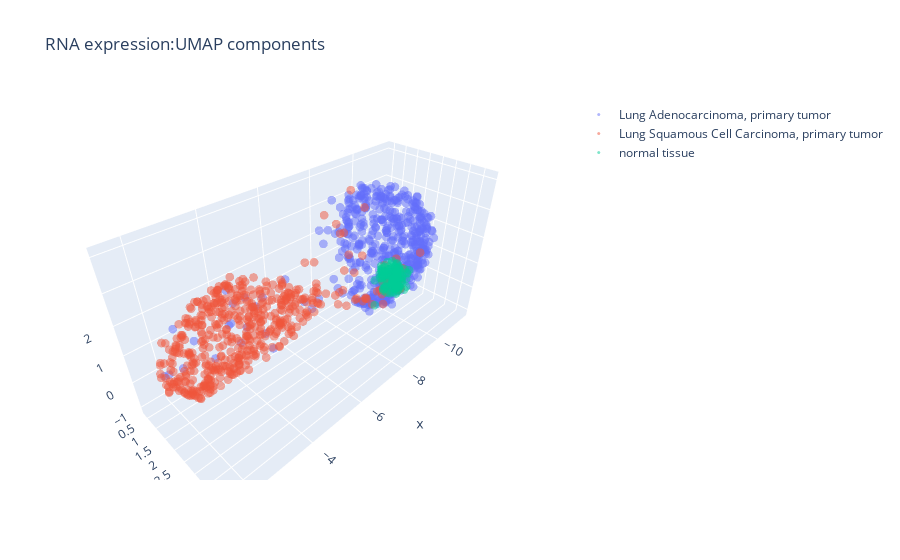

The notebook cell this image was saved under:
### Code cell
# short exploratory
# 1. dimension reduction
# 2. plot the differential targets
red = 'UMAP'
reduceR = UMAP(n_components=3, random_state=323, n_neighbors=50) #UMAP(n_components=3)
reduceR.fit(RNAex.loc[:, rnaID_include])


fig = go.Figure(layout={'title': 'RNA expression:'+red+' components'})
# Configure the trace.
reduceD = reduceR.transform(RNAex.loc[(RNAex['Diagnosis']=='Lung Adenocarcinoma') & 
                                      (RNAex['Sample Type']=='Primary Tumor'), rnaID_include])
fig.add_trace(go.Scatter3d(
    x=reduceD[:,0], 
    y=reduceD[:,1],
    z=reduceD[:,2], 
    mode='markers',
    marker={
        'size': 3,
        'opacity': 0.5,
    },
    name='Lung Adenocarcinoma, primary tumor'
)
)

reduceD = reduceR.transform(RNAex.loc[(RNAex['Diagnosis']=='Lung Squamous Cell Carcinoma') & 
                                      (RNAex['Sample Type']=='Primary Tumor'), rnaID_include])
fig.add_trace(go.Scatter3d(
    x=reduceD[:,0], 
    y=reduceD[:,1],
    z=reduceD[:,2], 
    mode='markers',
    marker={
        'size': 3,
        'opacity': 0.5,
    },
    name='Lung Squamous Cell Carcinoma, primary tumor'
)
)

reduceD = reduceR.transform(RNAex.loc[(RNAex['Sample Type']=='Solid Tissue Normal'), rnaID_include])
fig.add_trace(go.Scatter3d(
    x=reduceD[:,0], 
    y=reduceD[:,1], 
    z=reduceD[:,2], 
    mode='markers',
    marker={
        'size': 3,
        'opacity': 0.5,
    },
    name='normal tissue'
)
)


# Configure the layout.
layout = go.Layout(
    margin={'l': 0, 'r': 0, 'b': 0, 't': 0}
)
plotly.offline.iplot(fig)

### Figure 1 — Plotly figure (JSON) as saved in the notebook; plotly's stock layout.template omitted (floating-point values rounded to 4 significant figures; data arrays with more than 128 entries replaced by an {"elided": "..."} marker saying what was removed)
{"data": [{"marker": {"opacity": 0.5, "size": 3}, "mode": "markers", "name": "Lung Adenocarcinoma, primary tumor", "type": "scatter3d", "x": {"elided": "511 float values"}, "y": {"elided": "511 float values"}, "z": {"elided": "511 float values"}}, {"marker": {"opacity": 0.5, "size": 3}, "mode": "markers", "name": "Lung Squamous Cell Carcinoma, primary tumor", "type": "scatter3d", "x": {"elided": "498 float values"}, "y": {"elided": "498 float values"}, "z": {"elided": "498 float values"}}, {"marker": {"opacity": 0.5, "size": 3}, "mode": "markers", "name": "normal tissue", "type": "scatter3d", "x": [-11.26, -11.11, -10.88, -10.39, -11.38, -9.551, -10.88, -11.14, -11.36, -10.57, -10.6, -11.58, -11.24, -11.2, -11.06, -10.36, -11.19, -11.06, -11.41, -10.78, -10.99, -10.55, -10.96, -11.2, -10.71, -11.11, -11.49, -11.46, -10.9, -11.32, -11.05, -11.17, -11.16, -11.23, -11.34, -11.22, -10.52, -10.21, -10.52, -10.98, -10.88, -10.76, -11.21, -10.56, -10.63, -11.35, -10.57, -11.12, -11.24, -10.87, -11.3, -10.87, -11.32, -11.33, -11.11, -11.27, -11.2, -11.45, -11.55, -10.26, -10.77, -11.19, -10.55, -10.98, -10.52, -11.23, -10.8, -11.02, -11.23, -10.66, -10.82, -9.861, -10.33, -11.18, -10.7, -9.59, -10.88, -10.89, -10.63, -10.45, -11.41, -10.72, -9.644, -11.38, -11.09, -10.82, -10.69, -11.42, -11.1, -11.38, -10.96, -10.88, -11.13, -11.44, -10.56, -9.858, -11.05, -11.21, -10.95, -10.69, -10.6, -11.4, -10.61, -10.12, -8.48, -10.9, -11.29, -11.04], "y": [1.61, 1.9, 1.455, 1.814, 1.44, 2.287, 1.47, 1.494, 1.303, 1.718, 2.113, 1.388, 1.547, 1.261, 1.9, 1.493, 2.143, 1.996, 1.606, 1.917, 1.913, 1.406, 1.05, 1.981, 1.204, 1.4, 1.184, 1.628, 1.249, 1.504, 1.264, 1.534, 1.064, 1.273, 1.39, 2.081, 2.067, 2.123, 1.979, 1.115, 1.456, 1.363, 1.706, 2.06, 1.95, 1.769, 1.868, 2.152, 1.495, 1.895, 1.465, 1.149, 1.346, 1.563, 1.515, 1.574, 1.17, 1.503, 1.889, 1.334, 1.954, 1.706, 2.129, 2.06, 1.978, 1.653, 1.449, 1.896, 1.374, 1.428, 1.923, 2.458, 2.115, 1.959, 2.114, 2.259, 2.279, 1.923, 2.04, 2.029, 1.244, 1.517, 2.212, 1.519, 1.984, 1.198, 2.11, 1.665, 1.512, 1.591, 1.533, 1.279, 1.716, 2.032, 2.115, 2.172, 1.895, 1.305, 1.119, 1.456, 1.402, 1.558, 2.035, 2.295, 2.771, 1.221, 1.333, 1.928], "z": [-0.1788, -0.8309, -0.1378, -0.2533, -0.4079, 0.0314, -0.01608, -0.9813, -0.352, -0.9516, -0.4792, -0.6642, -0.02107, -0.3716, -0.8133, -0.2648, -0.7553, -0.2711, -0.7855, 0.01264, -0.9878, 0.0337, -0.2025, -0.03568, -0.382, -0.2574, -0.1521, -0.4549, -0.5451, -0.5963, 0.02861, -1.101, -0.3313, -0.6678, -0.8934, -0.1596, 0.1074, -0.588, -0.3238, -0.6133, -0.3766, -0.4556, -0.05487, -0.5642, -0.2017, -0.7314, -0.7824, -0.3578, -0.1972, -0.7397, -0.184, -0.2718, -0.6454, -0.5657, -0.8461, 0.007122, -0.7005, -0.5024, -0.4342, -0.4096, -0.6191, -0.09809, -0.04425, -0.2661, -0.1985, -0.5673, -0.9186, -0.0376, -0.6154, -0.1503, -0.4955, 0.1074, -0.2003, -0.6909, -0.1498, -0.01607, -0.6771, -1.043, -0.6258, -0.08123, -0.1818, -0.8365, -0.1343, -0.309, -0.5242, -0.3159, -0.5828, -0.6563, -0.9241, -0.3124, -0.7643, -0.6324, -0.8154, -0.1679, -0.5313, -0.08977, -0.9769, -0.5027, -0.4268, -0.1341, -0.4479, -0.59, -0.3567, -0.4154, 0.1352, -0.8585, -0.6173, -0.7812]}], "layout": {"title": {"text": "RNA expression:UMAP components"}}}
